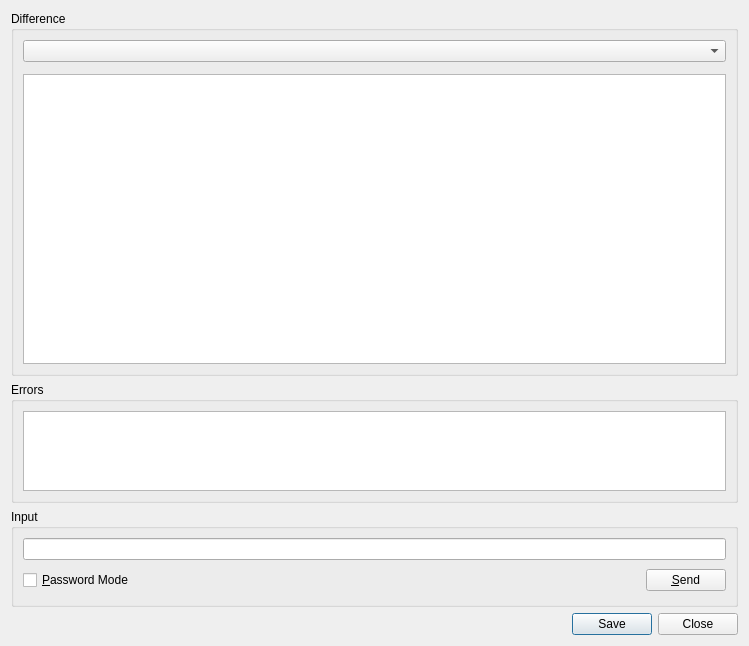
<?xml version="1.0" encoding="UTF-8"?>
<ui version="4.0">
 <class>SvnDiffDialog</class>
 <widget class="QWidget" name="SvnDiffDialog">
  <property name="geometry">
   <rect>
    <x>0</x>
    <y>0</y>
    <width>749</width>
    <height>646</height>
   </rect>
  </property>
  <property name="windowTitle">
   <string>Subversion Diff</string>
  </property>
  <layout class="QVBoxLayout">
   <item>
    <widget class="QGroupBox" name="contentsGroup">
     <property name="sizePolicy">
      <sizepolicy hsizetype="Preferred" vsizetype="Preferred">
       <horstretch>0</horstretch>
       <verstretch>3</verstretch>
      </sizepolicy>
     </property>
     <property name="title">
      <string>Difference</string>
     </property>
     <layout class="QVBoxLayout" name="verticalLayout">
      <item>
       <widget class="QComboBox" name="filesCombo"/>
      </item>
      <item>
       <widget class="E5TextEditSearchWidget" name="searchWidget" native="true">
        <property name="focusPolicy">
         <enum>Qt::WheelFocus</enum>
        </property>
       </widget>
      </item>
      <item>
       <widget class="QTextEdit" name="contents">
        <property name="whatsThis">
         <string>&lt;b&gt;Subversion Diff&lt;/b&gt;&lt;p&gt;This shows the output of the svn diff command.&lt;/p&gt;</string>
        </property>
        <property name="lineWrapMode">
         <enum>QTextEdit::NoWrap</enum>
        </property>
        <property name="readOnly">
         <bool>true</bool>
        </property>
        <property name="tabStopWidth">
         <number>8</number>
        </property>
        <property name="acceptRichText">
         <bool>false</bool>
        </property>
       </widget>
      </item>
     </layout>
    </widget>
   </item>
   <item>
    <widget class="QGroupBox" name="errorGroup">
     <property name="sizePolicy">
      <sizepolicy hsizetype="Preferred" vsizetype="Expanding">
       <horstretch>0</horstretch>
       <verstretch>1</verstretch>
      </sizepolicy>
     </property>
     <property name="title">
      <string>Errors</string>
     </property>
     <layout class="QVBoxLayout">
      <item>
       <widget class="QTextEdit" name="errors">
        <property name="readOnly">
         <bool>true</bool>
        </property>
        <property name="acceptRichText">
         <bool>false</bool>
        </property>
       </widget>
      </item>
     </layout>
    </widget>
   </item>
   <item>
    <widget class="QGroupBox" name="inputGroup">
     <property name="title">
      <string>Input</string>
     </property>
     <layout class="QGridLayout">
      <item row="1" column="1">
       <spacer>
        <property name="orientation">
         <enum>Qt::Horizontal</enum>
        </property>
        <property name="sizeType">
         <enum>QSizePolicy::Expanding</enum>
        </property>
        <property name="sizeHint" stdset="0">
         <size>
          <width>327</width>
          <height>29</height>
         </size>
        </property>
       </spacer>
      </item>
      <item row="1" column="2">
       <widget class="QPushButton" name="sendButton">
        <property name="toolTip">
         <string>Press to send the input to the subversion process</string>
        </property>
        <property name="text">
         <string>&amp;Send</string>
        </property>
        <property name="shortcut">
         <string>Alt+S</string>
        </property>
       </widget>
      </item>
      <item row="0" column="0" colspan="3">
       <widget class="QLineEdit" name="input">
        <property name="toolTip">
         <string>Enter data to be sent to the subversion process</string>
        </property>
       </widget>
      </item>
      <item row="1" column="0">
       <widget class="QCheckBox" name="passwordCheckBox">
        <property name="toolTip">
         <string>Select to switch the input field to password mode</string>
        </property>
        <property name="text">
         <string>&amp;Password Mode</string>
        </property>
        <property name="shortcut">
         <string>Alt+P</string>
        </property>
       </widget>
      </item>
     </layout>
    </widget>
   </item>
   <item>
    <widget class="QDialogButtonBox" name="buttonBox">
     <property name="orientation">
      <enum>Qt::Horizontal</enum>
     </property>
     <property name="standardButtons">
      <set>QDialogButtonBox::Close|QDialogButtonBox::Save</set>
     </property>
    </widget>
   </item>
  </layout>
 </widget>
 <customwidgets>
  <customwidget>
   <class>E5TextEditSearchWidget</class>
   <extends>QWidget</extends>
   <header>E5Gui/E5TextEditSearchWidget.h</header>
   <container>1</container>
  </customwidget>
 </customwidgets>
 <tabstops>
  <tabstop>filesCombo</tabstop>
  <tabstop>searchWidget</tabstop>
  <tabstop>contents</tabstop>
  <tabstop>errors</tabstop>
  <tabstop>input</tabstop>
  <tabstop>passwordCheckBox</tabstop>
  <tabstop>sendButton</tabstop>
 </tabstops>
 <resources/>
 <connections>
  <connection>
   <sender>buttonBox</sender>
   <signal>rejected()</signal>
   <receiver>SvnDiffDialog</receiver>
   <slot>close()</slot>
   <hints>
    <hint type="sourcelabel">
     <x>197</x>
     <y>624</y>
    </hint>
    <hint type="destinationlabel">
     <x>201</x>
     <y>645</y>
    </hint>
   </hints>
  </connection>
 </connections>
</ui>
